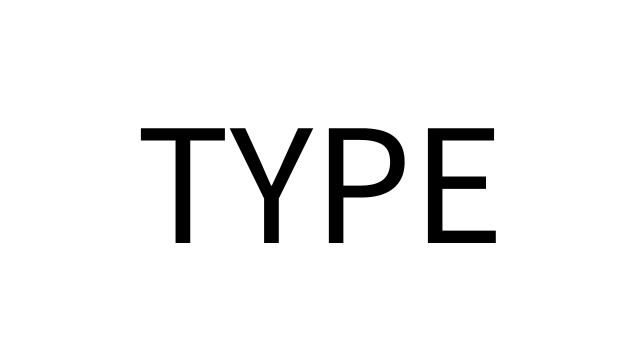
Frame 1 (no input)
Frame 60 (the mouse pressed at the canvas centre just before this capture): identical to frame 1, image omitted
Frame 120 (the mouse held since frame 60 and released just before this capture): identical to frame 1, image omitted

The Processing sketch that drew this single still picture (run headless with seeded random() and noise(); from frame 60 on, the mouse is pressed at the canvas centre):

// Processing sketch: DisplayText
// ── DisplayText.pde

/*
 * The setup() method runs once at the beginning of the program.
 * Here you do the initial setup, for example:
 * - Set the dimensions and renderer of the main display window
 * - Load things (i.e. fonts, images, data)
 * - Make initial settings (i.e. text size, align, frameRate)
 */
void setup() {
  size(640, 360); // set dimensions to width 640, height 360
  textSize(175); // set the text rendering size to 175
  textAlign(CENTER, CENTER); // center the text horizontally and vertically
}

/*
 * The draw() method runs continuously ad infinitum
 * Here you put the code you need to run each frame, for example:
 * - Update things (i.e. position, adding/removing objects)
 * - Display things (i.e. 2d and 3d shapes, text, UI)
 */
void draw() {
  background(255); // clear the background with a white color
  fill(0); // set the text fill color to black
  // display the String "TYPE" in the center of the display window
  text("TYPE", width/2, height/2); 
}
